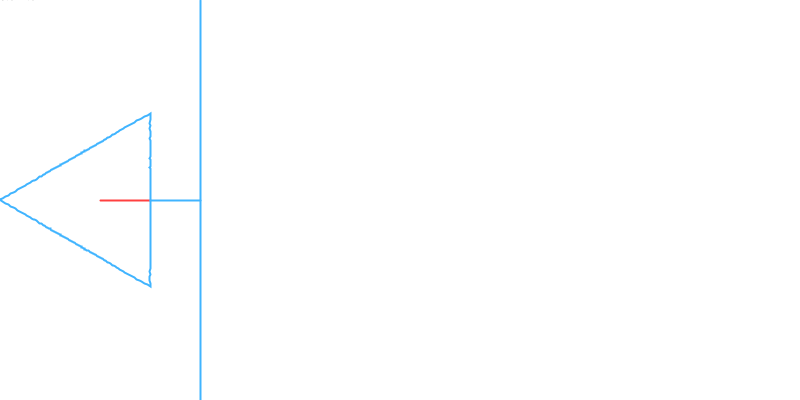
Frame 1 (no input)
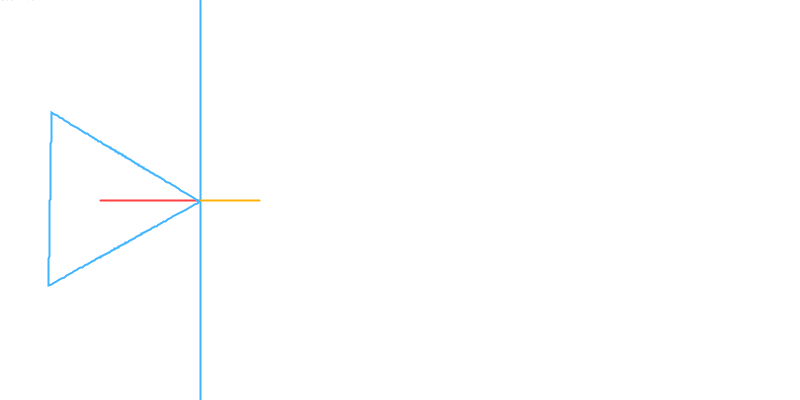
Frame 60 (the mouse pressed at the canvas centre just before this capture)
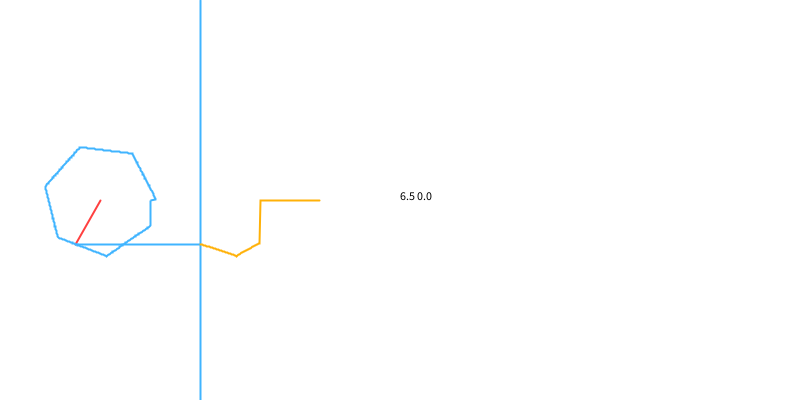
Frame 120 (the mouse held since frame 60 and released just before this capture)

The Processing sketch that drew these frames (run headless with seeded random() and noise(); from frame 60 on, the mouse is pressed at the canvas centre):

// Processing sketch: MathWave
// ── MathWave.pde
ArrayList<PVector> poop = new ArrayList();
int R = 50;
int k=0;
float N = 4;
float m=0;
void setup() {
  size(800, 400);
}

void draw() {
  background(-1);
  N = map(mouseX, 0, width, 3, 10);
  m = map(mouseY, 0, height, -1, 1);
  fill(0);
  text(N + " " + m, mouseX, mouseY);
  noFill();
  strokeWeight(2);
  stroke(0, 50); 
  beginShape(); 
  for (int i=0; i<360; i++) { 
    float ang = radians(i);
    float x = 100+cos(ang+radians(k*m))*polygonFunction(N, ang);
    float y = height/2+sin(ang+radians(k*m))*polygonFunction(N, ang);
    vertex(x, y); 
    if (k==i) {
      stroke(#FF4040);
      line(100, height/2, x, y);
      stroke(#40B4FF);
      line(x, y, 200, y);
      poop.add(new PVector(200, y));
    }
  }
  endShape(CLOSE);
  line(200, 0, 200, height);
  beginShape();
  if (poop.size()>0)
    for (int i=0; i<poop.size (); i++) {
      PVector P = poop.get(i);
      stroke(#FFB108);
      vertex(P.x, P.y);      
      if (P.x<width)P.x++;
      else poop.remove(i);
    }
  endShape();
  if (k<360)k++;
  else k=0;
}

float polygonFunction(float n, float i) {
  float k = R/cos((2/n)*asin(sin((n/2)*i)));
  // println(k);
  return k;
}
